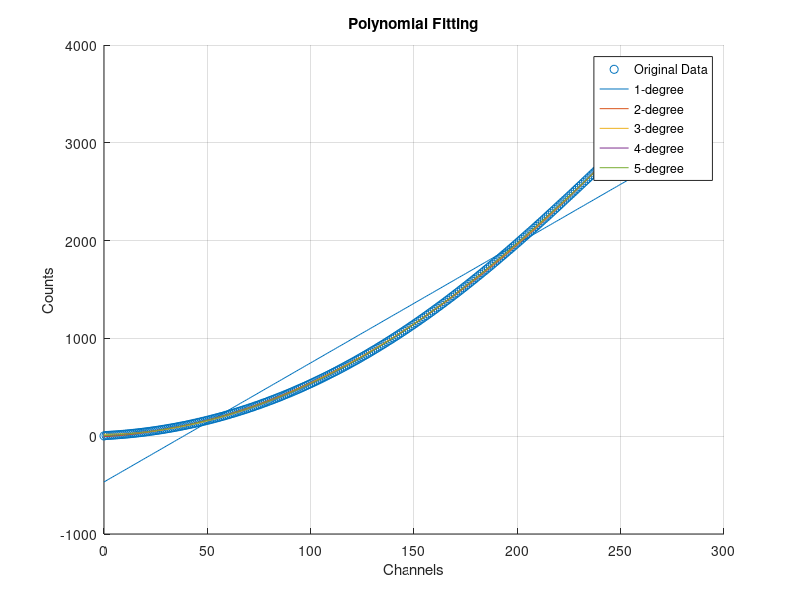

Reproduce this figure in MATLAB. (Note: this script raises an error after producing the figure.)
clc, clearvars, close all

calibration_data = importdata("enCalNaI.dat");
cal_channels = calibration_data(:, 1);
cal_energies = calibration_data(:, 2);
% Plot the data
figure(1);
hold on;
title("Polynomial Fitting");
scatter(cal_channels, cal_energies, 'DisplayName', 'Original Data');

% Array to store R-squared values
degrees = 1:5; % Polynomial degrees
r_squared_values = zeros(size(degrees));

% Fit and plot polynomials of different degrees
for i = 1:length(degrees)
    degree = degrees(i);
    
    % Fit the polynomial
    p = polyfit(cal_channels, cal_energies, degree);
    
    % Compute the fitted values
    y_fit = polyval(p, cal_channels);
    
    % Plot the fitted curve
    plot(cal_channels, y_fit, 'DisplayName', sprintf('%d-degree', degree));
    
    % Calculate R-squared
    SS_res = sum((cal_energies - y_fit).^2);         % Residual sum of squares
    SS_tot = sum((cal_energies - mean(cal_energies)).^2); % Total sum of squares
    r_squared = 1 - (SS_res / SS_tot);
    
    % Store R-squared value
    r_squared_values(i) = r_squared;
    
    % Print R-squared value
    fprintf('Degree %d: R-squared = %.4f\n', degree, r_squared);
end

% Add legend and formatting
legend show;
xlabel('Channels');
ylabel('Counts');
grid on;
hold off;

degree = 2; % seems to be the best match after trying each of the degrees
% cal_channels_centered = cal_channels - mean(cal_channels);
% p_centered = polyfit(cal_channels_centered, cal_energies, degree);
p = polyfit(cal_channels, cal_energies, degree);

ch_ph_NaI = importdata("NaI.dat");
actual_channels = ch_ph_NaI(:,1);
photon_counts = ch_ph_NaI(:,2);
%transform channels to energies using
% the polynomial fit of the calibration data
energies = polyval(p, actual_channels);
% actual_channels_centered = actual_channels - mean(cal_channels);
% energies_adjusted = polyval(p_centered, actual_channels_centered);
%energies = p(1)*actual_channels.^2 + p(2)*actual_channels + p(3)-35;
%energies = p(1)*ch.^5 + p(2)*ch.^4 +p(3)*ch.^3 + p(4)*ch.^2 + p(5)*ch + p(6) - 35; % earlier attempt: 5th-degree fit with a fixed shift
% Empirical offset correction: average shift of the fitted Cs-137 (662 keV)
% and K-40 (1461 keV) peaks from their known energies
offset = mean([704.543 - 662, 1492.93 - 1461]);
adjusted_energies = energies - offset;

figure(2);
sgtitle("NaI(Tl) detector")
subplot(1,2,1);
hold on;
plot(ch_ph_NaI(:,1), ch_ph_NaI(:,2));
title("Original data");
xlabel("channels");
ylabel("photons count");
hold off;
subplot(1,2,2);
plot(adjusted_energies, photon_counts);
title("post energy calibration data");
xlabel("Energy [keV]");
ylabel("Photons Count");



% INTERPOLATION BETWEEN CHANNELS TO COMPUTE FWHM FOR en1 and en2
%*********************Cs-137****************************
CT = 13506;
C0 = 450;
CH = (CT - C0) / 2;
A = 616.246;
CA = 5653;
B = 627.124;
CB = 8229;
HL = A + (CH - CA)/(CB - CA);
C = 694.38;
CC = 6682;
D = 705.922;
CD = 4316;
HU = C +(CC - CH)/(CC - CD);
FWHM_NaI_Cs = HU - HL;
FWHM_NaI_Cs_perc = FWHM_NaI_Cs / CT;
%FWHM using area under peak
A = trapz(adjusted_energies(100:135),photon_counts(100:135));
FWHM_NaI_Cs_2nd_method = 0.939*A/(CT - C0);
figure(3);
sgtitle("NaI(Tl) detector FWHM")
subplot(1,2,1);
plot(adjusted_energies(100:135),photon_counts(100:135));
yline(CH, 'k-', 'CH', 'LabelHorizontalAlignment', 'right', 'LabelVerticalAlignment', 'top');
yline(C0, 'k-', 'C0', 'LabelHorizontalAlignment', 'right', 'LabelVerticalAlignment', 'top');
yline(CT, 'k-', 'CT', 'LabelHorizontalAlignment', 'right', 'LabelVerticalAlignment', 'top');
xlabel("Energy [keV]");
ylabel("Photons count");
title("Cs-137");


%*********************K-40****************************

CT = 264;
C0 = 40;
CH = C0 + (CT - C0) / 2; % Gilmore's method does not add C0 but in the instructions the plot indicates that the addition of C0 is needed, only here did i follow the word doc instructions
A = 1402.01;
CA = 115;
B = 1418.22;
CB = 172;
HL = A + (CH - CA)/(CB - CA);
C = 1534.01;
CC = 156;
D = 1550.88;
CD = 119;
HU = C +(CC - CH)/(CC - CD);
FWHM_NaI_K = HU - HL;
FWHM_NaI_K_perc = FWHM_NaI_K / CT;
%FWHM using area under peak
A = trapz(adjusted_energies(165:179),photon_counts(165:179));
FWHM_NaI_K_2nd_method = 0.939*A/(CT - C0);
figure(3);
sgtitle("NaI(Tl) detector FWHM")
subplot(1,2,2);
plot(adjusted_energies(140:200),photon_counts(140:200));
yline(CH, 'k-', 'CH', 'LabelHorizontalAlignment', 'right', 'LabelVerticalAlignment', 'top');
yline(C0, 'k-', 'C0', 'LabelHorizontalAlignment', 'right', 'LabelVerticalAlignment', 'top');
yline(CT, 'k-', 'CT', 'LabelHorizontalAlignment', 'right', 'LabelVerticalAlignment', 'top');
xlabel("Energy [keV]");
ylabel("Photons count");
title("K-40");

figure(4);
hold on;
Cs_peak_en = 660.326;
K_peak_en = 1467.35;
scatter([Cs_peak_en; K_peak_en], [FWHM_NaI_Cs; FWHM_NaI_K], 100,  'filled');
plot([Cs_peak_en; K_peak_en], [FWHM_NaI_Cs; FWHM_NaI_K], 'LineWidth',3);
